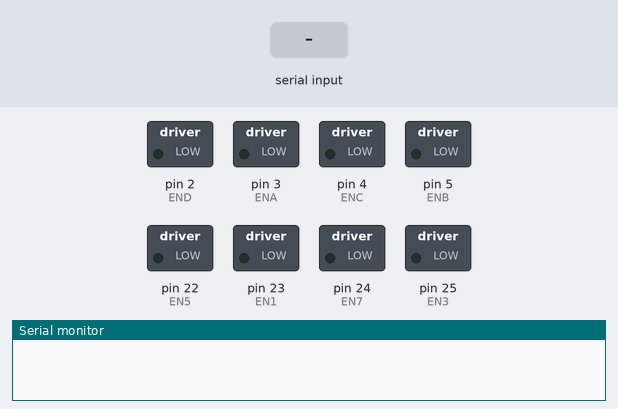
Bench run of a sketch on a simulated Arduino Mega 2560, built with avr-gcc and run on an emulated ATmega2560. On the bench: switched loads named in the sketch (green lamp = pin HIGH), the last lines printed to the serial monitor. The inputs (shaded band) are chosen by the test bench.

Above: at 1.2 s.
1.3 s: "s\n" received over Serial
At 2.5 s:
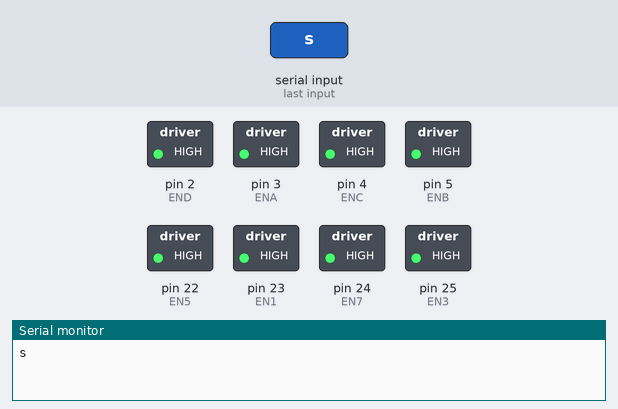
2.8 s: "Quit 1\n" received over Serial
At 3.6 s:
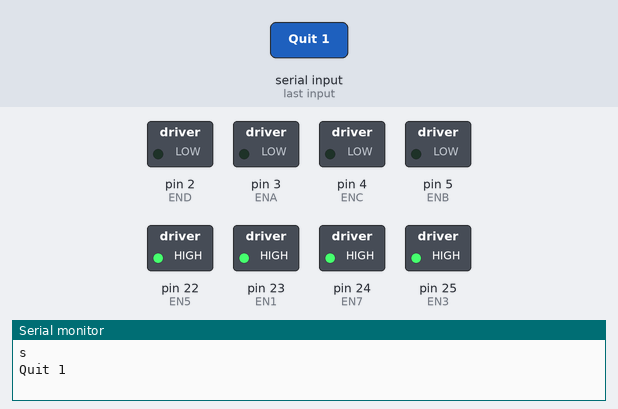
4.3 s: "V 90\n" received over Serial
At 4.8 s:
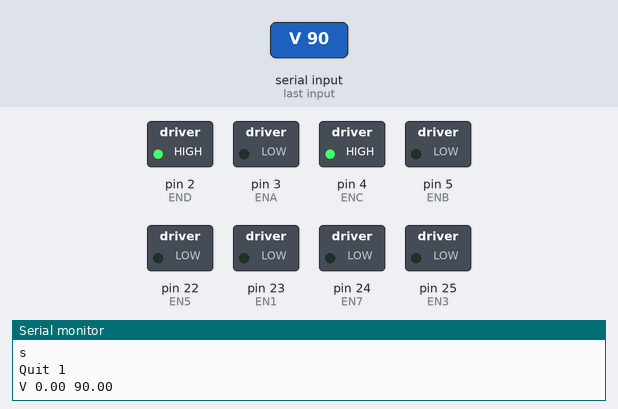
5.8 s: "V  45\n" received over Serial
At 7.0 s:
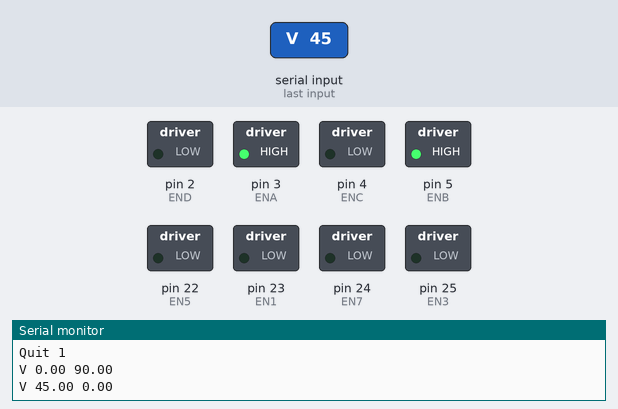
7.3 s: "Quit 150\n" received over Serial
At 8.3 s:
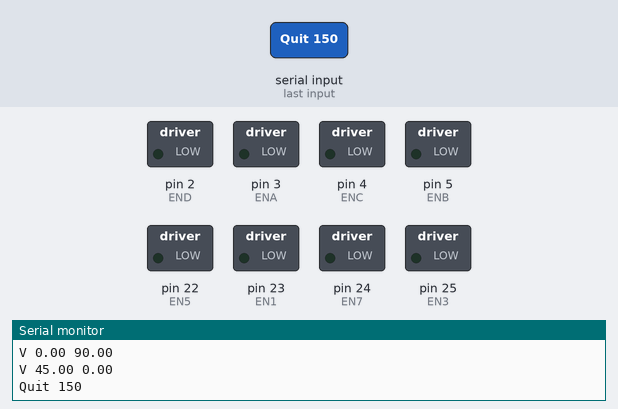
Timing chart, 0 to 9.8 s (numbered marks = the images above; inputs shaded):
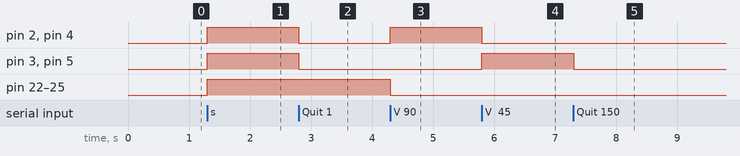

The sketch:

tc4w_withautoBig.ino
```cpp
// PWM pins
#define ENA 3   // Front Left M6
#define ENB 5   // Rear Left M5
#define ENC 4  // Rear Right M2
#define END 2  // Front Right M3

// Direction pins
#define EN1 23  // Front Left M6

#define EN3 25   // Rear Left M5

#define EN5 22   // Rear Right M2

#define EN7 24  // Front Right M3


bool autoMode = false;   //
bool parallel = false;

void setup() {
  Serial.begin(115200);

  // Set PWM pins
  pinMode(ENA, OUTPUT);
  pinMode(ENB, OUTPUT);
  pinMode(ENC, OUTPUT);
  pinMode(END, OUTPUT);

  // Set direction pins
  pinMode(EN1, OUTPUT);

  pinMode(EN3, OUTPUT);

  pinMode(EN5, OUTPUT);

  pinMode(EN7, OUTPUT);

}

void loop() {
  //
  while (Serial.available()) {
    String cmd = Serial.readStringUntil('\n');
    cmd.trim();

    if (cmd == "auto on") {
      autoMode = true;
      Serial.println("Auto mode: ON");
    }
    else if (cmd == "auto off" or cmd == "Quit") {
      autoMode = false;
      Serial.println("Auto mode: OFF");
      stop();
    }
    else if (cmd == "parallel on") {
      parallel = true;
      Serial.println("Parallel parking: ON");
    }
    else if (cmd == "parallel off"){
      parallel = false;
      Serial.println("Parallel parking: OFF");
    }

    else if (cmd == "stop_button" ) {
      autoMode = false;
      parallel = false;
      Serial.println("sending from Arduino STOP");
      stop();
      //delay(20000);
    }
    else if (cmd.startsWith("V ")) {
      float right = cmd.substring(2, cmd.indexOf(' ', 2)).toFloat();
      float left = cmd.substring(cmd.indexOf(' ', 2) + 1).toFloat();
      setMotorSpeeds(left, right);
    }

    else {
      setMotor(cmd, 255);
    }
  }


}

void stop() {
  analogWrite(ENA, 0);
  analogWrite(ENB, 0);
  analogWrite(ENC, 0);
  analogWrite(END, 0);
}

void setMotor(String dir, int pwm) {
  analogWrite(ENA, pwm);
  analogWrite(ENB, pwm);
  analogWrite(ENC, pwm);
  analogWrite(END, pwm);

  if (dir == "s") { // Backwards  old "w"
    digitalWrite(EN1, HIGH);
    digitalWrite(EN3, HIGH);
    digitalWrite(EN5, HIGH);
    digitalWrite(EN7, HIGH);
  } else if (dir == "w") { // Forwards  old "s"
    digitalWrite(EN1, LOW);
    digitalWrite(EN3, LOW);
    digitalWrite(EN5, LOW);
    digitalWrite(EN7, LOW);
  } else if (dir == "d") { // Turn Right  old "a"
    digitalWrite(EN1, LOW);
    digitalWrite(EN3, LOW);
    digitalWrite(EN5, HIGH);
    digitalWrite(EN7, HIGH);
  } else if (dir == "a") { // Turn Left  old "d"
    digitalWrite(EN1, HIGH);
    digitalWrite(EN3, HIGH);
    digitalWrite(EN5, LOW);
    digitalWrite(EN7, LOW);
  } else if (dir == "esc" || dir == "stop") {
    stop();
  } else {
    stop();
  }

  Serial.println(dir);
}

void setMotorSpeeds(float left, float right) {
  int pwmL = constrain(abs(left) * 85, 0, 255);
  int pwmR = constrain(abs(right) * 85, 0, 255);

  analogWrite(ENA, pwmL);
  analogWrite(ENB, pwmL);
  analogWrite(ENC, pwmR);
  analogWrite(END, pwmR);

  // Left motors
  digitalWrite(EN1, left >= 0 ? LOW : HIGH);

  digitalWrite(EN3, left >= 0 ? LOW : HIGH);


  // Right motors
  digitalWrite(EN5, right >= 0 ? LOW : HIGH);

  digitalWrite(EN7, right >= 0 ? LOW : HIGH);


  Serial.print("V ");
  Serial.print(left);
  Serial.print(" ");
  Serial.println(right);
}
```

Measured:
- after the input at 1.3 s, pin 2 (END), pin 3 (ENA), pin 4 (ENC), pin 5 (ENB), pin 22 (EN5), pin 23 (EN1), pin 24 (EN7), pin 25 (EN3): LOW → HIGH at once
- after the input at 2.8 s, pin 2 (END), pin 3 (ENA), pin 4 (ENC), pin 5 (ENB): HIGH → LOW at once
- after the input at 4.3 s, pin 2 (END), pin 4 (ENC): LOW → HIGH at once; pin 22 (EN5), pin 23 (EN1), pin 24 (EN7), pin 25 (EN3): HIGH → LOW at once
- after the input at 5.8 s, pin 2 (END), pin 4 (ENC): HIGH → LOW at once; pin 3 (ENA), pin 5 (ENB): LOW → HIGH at once
- after the input at 7.3 s, pin 3 (ENA), pin 5 (ENB): HIGH → LOW at once
